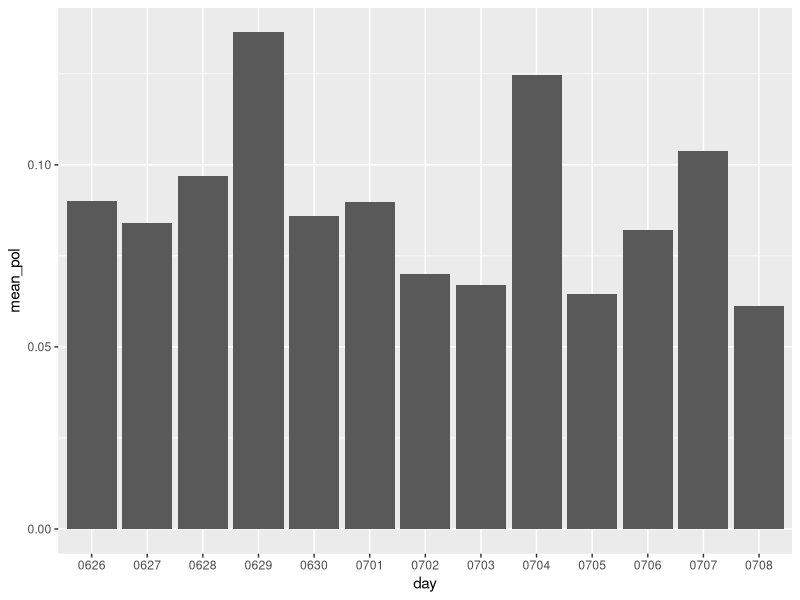
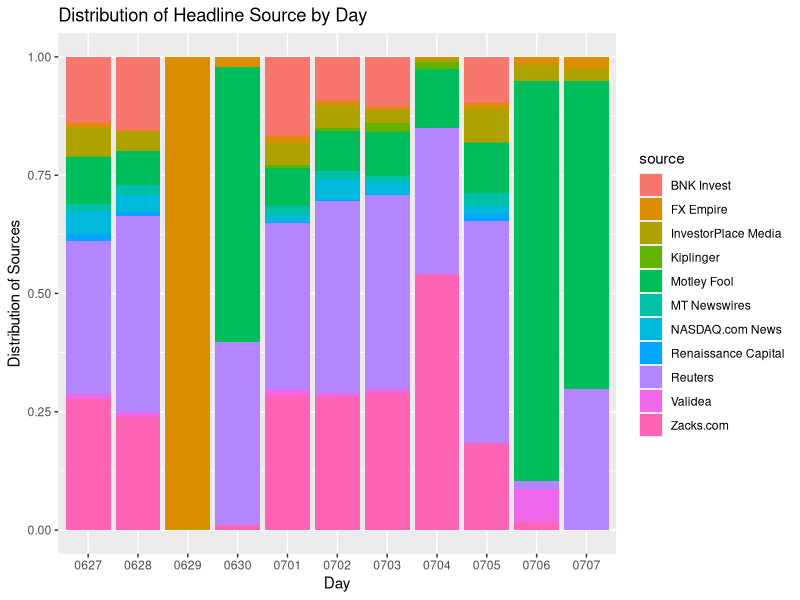

Source code (R) for these figures, in order: (Note: this script raises an error after producing the figures.)

## for data manipulation and visualization
library(tidyverse)
library(lubridate)

## read data from csv fie
headlines <- read_csv("headlines_with_sentiment.csv", 
                                     col_types = cols(X1 = col_skip()))


## deal with date/time column

#remove extranious '-' at the end of some date/times
headlines$date <- gsub('-','',headlines$date)

# convert character dates to POSIX format, then create day feature for grouping
headlines$posix <- parse_date_time(headlines$date, "%m/%d/%Y %I:%M:%S %p",tz = "EST")
headlines$day <- format(headlines$posix, format = "%m%d")

## remove headlines with zero polarity
headlines %>%
  group_by(day)%>%
  summarise(mean_pol = mean(polarity))%>%
  ggplot(aes(day, mean_pol))+
  geom_bar(stat = 'identity')

# days with very few results
skip_days = c("0625","0626","0708")

# sources by day
headlines %>%
  filter(!day %in% skip_days)%>%
  ggplot(aes(day, fill = source))+
  geom_bar( position = "fill")+
  labs(title = "Distribution of Headline Source by Day", x = "Day", y = "Distribution of Sources")

ggsave("distribution_of_source_by_day.jpeg",plot = g,dpi = 320, width = 8, height = 4)

# Number of stories by day



g = headlines %>%
  filter(!day %in% skip_days)%>%
  group_by(day)%>%
  summarise(number = n())%>%
  ggplot(aes(day,number))+ 
  geom_bar(stat = 'identity')+ 
  annotate("rect", xmin=2.5, xmax=4.5, ymin=0, ymax=Inf, alpha=0.1, fill="red")+ 
  annotate("rect", xmin=7.5, xmax=8.5, ymin=0, ymax=Inf, alpha=0.1, fill="red")+ 
  annotate("rect", xmin=9.5, xmax=11.5, ymin=0, ymax=Inf, alpha=0.1, fill="red")+
  labs(title = "Number of News Headlines by Day", 
       subtitle = "Shaded areas are weekends and holidays",
       x = "Day", 
       y = "Number of News Headlines")+
  scale_fill_manual('Highlight this',
                    values = 'red',  
                    guide = guide_legend(override.aes = list(alpha = 1))) 

ggsave("headlines_by_day.jpeg",plot = g,dpi = 320, width = 8, height = 4)

##################################################################################################################
good_days <- c("0627","0628","0701","0702","0703","0705")

t = headlines %>%
  filter(day %in% good_days)%>%
  filter(polarity != 0)%>%
  group_by(source)%>%
  mutate(percentile = ntile(polarity,100))%>%
  group_by(day)%>%
  summarise(mean_per = mean(percentile))

g <-t %>%  ggplot(aes(day, mean_per))+
  geom_bar(stat = 'identity') + 
  coord_cartesian(
    ylim = c(45, 55))+
  labs(title = "Mean Headline Polarity Percentile by Day", x = "Day", y = "Mean Percentile")

ggsave("aspirational_plot.jpeg",plot = g,dpi = 320, width = 8, height = 4)

## Density plots of top news sources

subset_sources <- c("BNK Invest", "Zacks.com","MT Newswires", "Reuters", "Motley Fool", "InvestorPlace Media")

g <- headlines %>%
  filter(source %in% subset_sources)%>%
  ggplot(aes(polarity))+
  geom_density(bw = .05)+
  facet_wrap(~source)+
  labs(title = "Top News Sources by Polarity Distribution", x = "Polarity", y = "Density")
  
ggsave("polarity_density.jpeg",plot = g,dpi = 320, width = 8, height = 4)

g <- headlines %>%
  filter(source %in% subset_sources)%>%
  ggplot(aes(subjectivity))+
  geom_density(bw = .05)+
  facet_wrap(~source)+
  labs(title = "Top News Sources by Subjectivity Distribution", x = "Subjectivity", y = "Density")

ggsave("subjectivity_density.jpeg",plot = g,dpi = 320, width = 8, height = 4)


